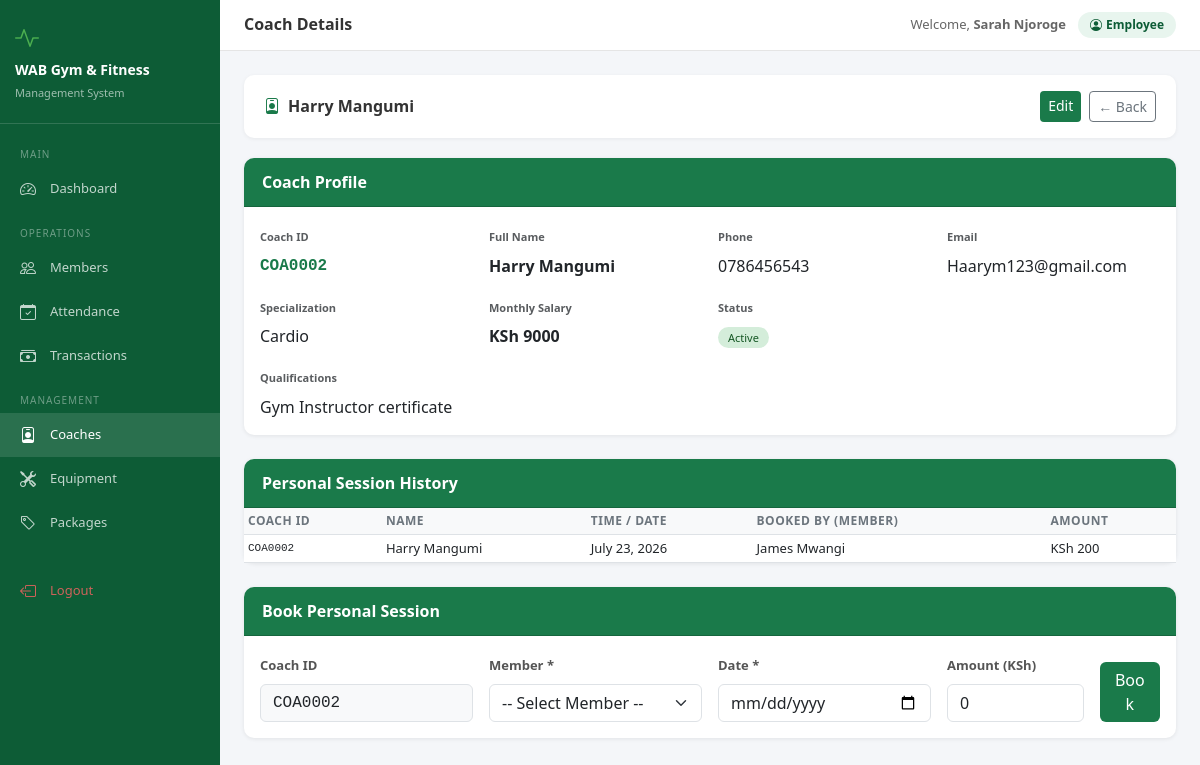
/coaches/2/ (signed in), run on the app's committed database.
### accounts/models.py (models this page shows, shortened)
class User(AbstractUser):
    ROLE_CHOICES = [
        ("admin", "Admin"),
        ("receptionist", "Receptionist"),
        ("accountant", "Accountant"),
        ("coach", "Coach"),
    ]
    role = models.CharField(
        max_length=20,
        choices=ROLE_CHOICES,
        default="receptionist",
    )
    phone = models.CharField(
        max_length=15,
        blank=True,
        null=True,
    )
    @property
    def is_admin(self):
        return self.role == "admin"

### coaches/models.py (models this page shows, shortened)
class Coach(models.Model):
    coach_id       = models.CharField(max_length=20, unique=True, blank=True)
    name           = models.CharField(max_length=100)
    phone          = models.CharField(max_length=15, unique=True)
    email          = models.EmailField(blank=True, null=True, unique=True)
    specialization = models.CharField(max_length=100, blank=True)
    qualifications = models.TextField(blank=True)
    salary         = models.DecimalField(max_digits=10, decimal_places=2, default=0)
    is_active      = models.BooleanField(default=True)
    created_at     = models.DateTimeField(auto_now_add=True)

class CoachSession(models.Model):
    coach      = models.ForeignKey(Coach, on_delete=models.CASCADE)
    member     = models.ForeignKey(Member, on_delete=models.CASCADE)
    date       = models.DateField()
    amount     = models.DecimalField(max_digits=10, decimal_places=2, default=0)
    created_at = models.DateTimeField(auto_now_add=True)

### members/models.py (models this page shows, shortened)
class Member(models.Model):
    member_id  = models.CharField(max_length=20, unique=True, blank=True)
    name       = models.CharField(max_length=100)
    dob        = models.DateField()
    nid        = models.CharField(max_length=20, blank=True, null=True)
    gender     = models.CharField(max_length=10, choices=GENDER_CHOICES)
    phone      = models.CharField(max_length=15, unique=True)
    email      = models.EmailField(blank=True, null=True)
    address    = models.TextField(blank=True, null=True)
    referee    = models.CharField(max_length=100, blank=True, null=True)
    package    = models.ForeignKey(Package, on_delete=models.SET_NULL, null=True)
    join_date  = models.DateField()
    expiry_date= models.DateField()
    amount_paid = models.DecimalField(max_digits=10, decimal_places=2, default=0)
    due_payment= models.DecimalField(max_digits=10, decimal_places=2, default=0)
    photo      = models.ImageField(upload_to='members/', blank=True, null=True)
    status     = models.BooleanField(default=True)
    created_at = models.DateTimeField(auto_now_add=True)

### coaches/views.py (the view)
# urls.py: path('<int:pk>/', views.coach_detail, name='coach_detail'),
@login_required
def coach_detail(request, pk):
    coach = get_object_or_404(Coach, pk=pk)
    sessions = CoachSession.objects.filter(coach=coach).select_related('member').order_by('-date')
    members = Member.objects.filter(status=True)
    return render(request, 'coaches/coach_detail.html', {
        'coach': coach, 'sessions': sessions, 'members': members
    })

### coaches/templates/coaches/coach_detail.html (shortened to what this page needs)
{% extends 'base.html' %}
{% block page_title %}Coach Details{% endblock %}
{% block content %}
<div class="section-header">
  <h4><i class="bi bi-person-badge me-2" style="color:#1a7a4a"></i>{{ coach.name }}</h4>
  <div class="d-flex gap-2">
    <a href="{% url 'coach_edit' coach.pk %}" class="btn btn-wab btn-sm">Edit</a>
    <a href="{% url 'coach_list' %}" class="btn btn-outline-secondary btn-sm">← Back</a>
  </div>
</div>
<div class="card mb-4">
  <div class="card-header">Coach Profile</div>
  <div class="card-body">
    <div class="row g-3">
      <div class="col-md-3">
        <label class="form-label text-muted" style="font-size:11px">Coach ID</label>
        <div class="fw-bold" style="color:#1a7a4a;font-family:monospace">{{ coach.coach_id }}</div>
      </div>
      <div class="col-md-3">
        <label class="form-label text-muted" style="font-size:11px">Full Name</label>
        <div class="fw-bold">{{ coach.name }}</div>
      </div>
      <div class="col-md-3">
        <label class="form-label text-muted" style="font-size:11px">Phone</label>
        <div>{{ coach.phone }}</div>
      </div>
      <div class="col-md-3">
        <label class="form-label text-muted" style="font-size:11px">Email</label>
        <div>{{ coach.email|default:'—' }}</div>
      </div>
      <div class="col-md-3">
        <label class="form-label text-muted" style="font-size:11px">Specialization</label>
        <div>{{ coach.specialization|default:'—' }}</div>
      </div>
      <div class="col-md-3">
        <label class="form-label text-muted" style="font-size:11px">Monthly Salary</label>
        <div class="fw-bold">KSh {{ coach.salary|floatformat:0 }}</div>
      </div>
      <div class="col-md-3">
        <label class="form-label text-muted" style="font-size:11px">Status</label>
        <div>{% if coach.is_active %}<span class="badge-active">Active</span>{% else %}<span class="badge-inactive">Inactive</span>{% endif %}</div>
      </div>
      <div class="col-md-9">
        <label class="form-label text-muted" style="font-size:11px">Qualifications</label>
        <div>{{ coach.qualifications|default:'—' }}</div>
      </div>
    </div>
  </div>
</div>
<div class="card mb-4">
  <div class="card-header">Personal Session History</div>
  <div class="card-body p-0">
    <table class="table table-sm mb-0">
      <thead>
        <tr>
          <th>Coach ID</th>
          <th>Name</th>
          <th>Time / Date</th>
          <th>Booked By (Member)</th>
          <th>Amount</th>
        </tr>
      </thead>
      <tbody>
        {% for s in sessions %}
        <tr>
          <td style="font-family:monospace;font-size:11px">{{ coach.coach_id }}</td>
          <td>{{ coach.name }}</td>
          <td>{{ s.date }}</td>
          <td>{{ s.member.name }}</td>
          <td>KSh {{ s.amount|floatformat:0 }}</td>
        </tr>
        {% empty %}
        <tr><td colspan="5" class="text-center py-3 text-muted">No sessions booked yet</td></tr>
        {% endfor %}
      </tbody>
    </table>
  </div>
</div>
<div class="card">
  <div class="card-header">Book Personal Session</div>
  <div class="card-body">
    <form method="post" action="{% url 'book_session' coach.pk %}">
      <div class="row g-3 align-items-end">
        <div class="col-md-3">
          <label class="form-label">Coach ID</label>
          <input type="text" class="form-control" value="{{ coach.coach_id }}" readonly style="background:#f8f9fa;font-family:monospace">
        </div>
        <div class="col-md-3">
          <label class="form-label">Member *</label>
          <select name="member" class="form-select" required>
            <option value="">-- Select Member --</option>
          </select>
        </div>
        <div class="col-md-3">
          <label class="form-label">Date *</label>
          <input type="date" name="date" class="form-control" required>
        </div>
        <div class="col-md-2">
          <label class="form-label">Amount (KSh)</label>
          <input type="number" name="amount" class="form-control" min="0" value="0">
        </div>
        <div class="col-md-1">
          <button type="submit" class="btn btn-wab w-100">Book</button>
        </div>
      </div>
    </form>
  </div>
</div>
{% endblock %}

### templates/base.html (shortened to what this page needs)
<!DOCTYPE html>
<html lang="en">
<head>
<link href="https://cdn.jsdelivr.net/npm/bootstrap@5.3.0/dist/css/bootstrap.min.css" rel="stylesheet">
<link href="https://cdn.jsdelivr.net/npm/bootstrap-icons@1.11.0/font/bootstrap-icons.css" rel="stylesheet">
</head>
<body>
{% if user.is_authenticated %}
<div class="sidebar">
  <div class="brand">
    <div style="font-size:24px;color:#4caf50;margin-bottom:6px"><i class="bi bi-activity"></i></div>
    <h5>WAB Gym & Fitness</h5>
    <small>Management System</small>
  </div>
  <nav class="mt-2">
    <div class="nav-section">Main</div>
    <a href="{% url 'dashboard' %}" class="nav-link {% if request.resolver_match.url_name == 'dashboard' %}active{% endif %}">
      <i class="bi bi-speedometer2"></i> Dashboard
    </a>
    <div class="nav-section">Operations</div>
    <a href="{% url 'member_list' %}" class="nav-link {% if 'member' in request.resolver_match.url_name %}active{% endif %}">
      <i class="bi bi-people"></i> Members
    </a>
    <a href="{% url 'attendance_list' %}" class="nav-link {% if 'attendance' in request.resolver_match.url_name %}active{% endif %}">
      <i class="bi bi-calendar-check"></i> Attendance
    </a>
    <a href="{% url 'payment_list' %}" class="nav-link {% if 'payment' in request.resolver_match.url_name %}active{% endif %}">
      <i class="bi bi-cash-stack"></i> Transactions
    </a>
    <div class="nav-section">Management</div>
    <a href="{% url 'coach_list' %}" class="nav-link {% if 'coach' in request.resolver_match.url_name %}active{% endif %}">
      <i class="bi bi-person-badge"></i> Coaches
    </a>
    <a href="{% url 'equipment_list' %}" class="nav-link {% if 'equipment' in request.resolver_match.url_name %}active{% endif %}">
      <i class="bi bi-tools"></i> Equipment
    </a>
    <a href="{% url 'package_list' %}" class="nav-link {% if 'package' in request.resolver_match.url_name %}active{% endif %}">
      <i class="bi bi-tag"></i> Packages
    </a>
    <div class="mt-4 mb-2">
    <a href="{% url 'logout' %}" class="nav-link" style="color:rgba(255,100,100,.8)">
      <i class="bi bi-box-arrow-left"></i> Logout
    </a>
    </div>
  </nav>
</div>
<div class="main-content">
  <div class="topbar">
    <h6 class="page-title">{% block page_title %}WAB Gym{% endblock %}</h6>
    <div class="user-info">
      <span style="font-size:13px;color:#666">Welcome, <strong>{{ user.get_full_name|default:user.username }}</strong></span>
      <span class="user-badge"><i class="bi bi-person-circle me-1"></i>{{ user.role|title }}</span>
    </div>
  </div>
  <div class="content-area">
    {% block content %}{% endblock %}
  </div>
</div>
{% else %}
{% block auth_content %}{% endblock %}
{% endif %}
</body>
</html>

### templates/base.html (style rules this page uses)
:root { --wab-green:#1a7a4a;--wab-dark:#0d5c36;--wab-light:#e8f5ee;--sidebar-w:220px }
body { background:#f4f6f9;font-family:'Segoe UI',sans-serif }
.sidebar { position:fixed;top:0;left:0;height:100vh;width:var(--sidebar-w);background:var(--wab-dark);z-index:1000;overflow-y:auto;transition:.3s }
.sidebar .brand { padding:20px 15px;border-bottom:1px solid rgba(255,255,255,.15) }
.sidebar .brand h5 { color:#fff;margin:0;font-size:14px;font-weight:700 }
.sidebar .brand small { color:rgba(255,255,255,.6);font-size:11px }
.sidebar .nav-link { color:rgba(255,255,255,.75);padding:10px 20px;font-size:13px;display:flex;align-items:center;gap:10px;border-radius:0;transition:.2s }
.sidebar .nav-link:hover,.sidebar .nav-link.active { color:#fff;background:rgba(255,255,255,.12) }
.sidebar .nav-link i { font-size:16px;width:20px }
.sidebar .nav-section { color:rgba(255,255,255,.4);font-size:10px;text-transform:uppercase;letter-spacing:1px;padding:15px 20px 5px }
.main-content { margin-left:var(--sidebar-w);min-height:100vh }
.topbar { background:#fff;border-bottom:1px solid #e5e5e5;padding:12px 24px;display:flex;align-items:center;justify-content:space-between;position:sticky;top:0;z-index:999 }
.topbar .page-title { font-size:16px;font-weight:600;color:#333;margin:0 }
.topbar .user-info { display:flex;align-items:center;gap:12px }
.topbar .user-badge { background:var(--wab-light);color:var(--wab-dark);padding:4px 12px;border-radius:20px;font-size:12px;font-weight:600 }
.content-area { padding:24px }
.card { border:none;border-radius:10px;box-shadow:0 1px 4px rgba(0,0,0,.08) }
.card-header { background:var(--wab-green);color:#fff;border-radius:10px 10px 0 0!important;font-weight:600;padding:12px 18px }
.btn-wab { background:var(--wab-green);color:#fff;border:none }
.badge-active { background:#d4edda;color:#155724;padding:3px 10px;border-radius:12px;font-size:11px }
.table th { background:#f8f9fa;font-size:12px;font-weight:600;text-transform:uppercase;letter-spacing:.5px;color:#6c757d }
.table td { font-size:13px;vertical-align:middle }
.form-label { font-size:13px;font-weight:600;color:#555 }
.section-header { background:#fff;border-radius:10px;padding:16px 20px;margin-bottom:20px;box-shadow:0 1px 4px rgba(0,0,0,.06);display:flex;align-items:center;justify-content:space-between }
.section-header h4 { margin:0;font-size:16px;font-weight:700;color:#333 }

### data on the page
User: get_full_name "Sarah Njoroge", role "Employee"
Coach: name "Harry Mangumi", coach_id "COA0002", phone "0786456543", email "Haarym123@gmail.com", specialization "Cardio", salary "9000", qualifications "Gym Instructor certificate"
CoachSession: date "July 23, 2026", member.name "James Mwangi", amount "200"
